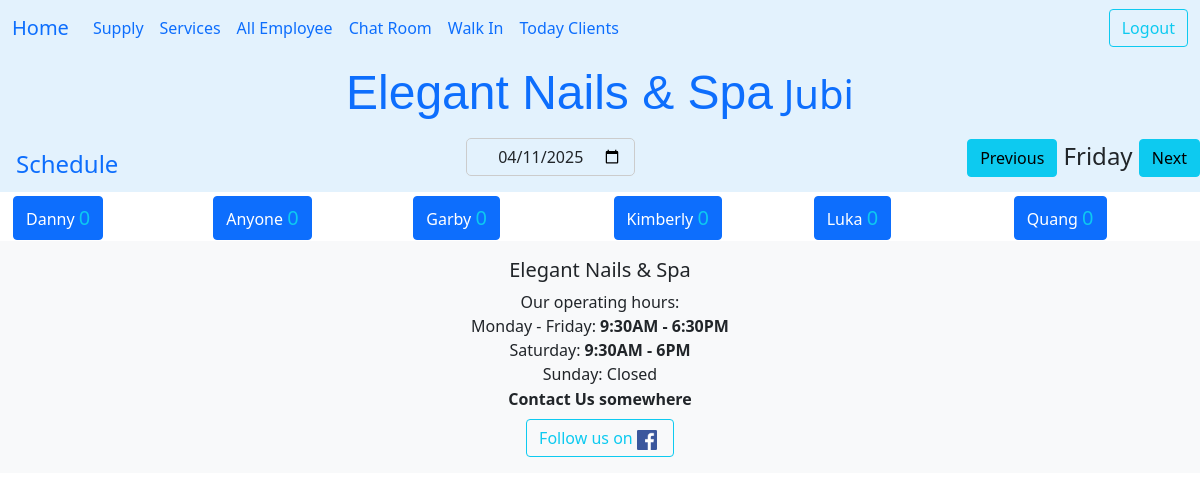
The page /dathen/all/ (signed in) on the database its author committed.
### ledger/models.py (models this page shows, shortened)
class Technician(models.Model):
    name = models.CharField(max_length=25)
    phone = PhoneNumberField()
    email = models.EmailField(max_length=40, null=True, blank=True)
    owner = models.ForeignKey(settings.AUTH_USER_MODEL, on_delete=models.DO_NOTHING)
    start_work_at = models.TimeField()
    end_work = models.TimeField()
    isWork = models.BooleanField(default=False)
    picture = models.ImageField(upload_to='tech_pictures/', null=True, editable=True)
    services = models.ManyToManyField("Service", blank=True, related_name="tech")
    time_come_in = models.DateTimeField(null=True)
    work_days = models.CharField(max_length=7, default="1111110", help_text="MTWTFSS: 1 for work, 0 for off")
    vacation_start = models.DateField(null=True, blank=True, help_text="Start vacation")
    vacation_end = models.DateField(null=True, blank=True, help_text="End vacation, back work!")
    date_go_work = models.DateField(null=True, blank=True)
    history = HistoricalRecords()
    def is_on_vacation(self, check_date):
        if self.vacation_start and self.vacation_end:
            return self.vacation_start <= check_date <= self.vacation_end
        return False
    class Meta:
        unique_together = ('name','phone',)
        ordering = ['name']
    def get_today_clients(self):
        hnay = self.get_khachVisit().filter(day_comes=datetime.date.today()) #.exclude(status=Khach.Status.cancel)
        return hnay.order_by('time_at')
    def get_khachVisit(self):
        return self.khachvisits.all()
    def get_services_today(self):
        now = datetime.datetime.now()
        clients = self.get_today_clients().filter(time_at__lte=now)
        all_ser = []
        for client in clients:
            all_ser.extend(client.get_services())
        return len(all_ser)

### datHen/views.py (the view)
# urls.py: path('all/', views.DatHenView.as_view(), name='listHen' ),
class DatHenView(LoginRequiredMixin,View):
    template_name = 'datHen/dathenview.html'
    def get(self, request):
        date_str = request.GET.get('date')
        if date_str:
            try:
                selected_date = timezone.datetime.strptime(date_str, '%Y-%m-%d').date()
            except ValueError:
                selected_date = timezone.now().date()
        else:
            selected_date = timezone.now().date()
        form = DatePickerInput(initial={'date': selected_date})
        prev_day = selected_date - timedelta(days=1)
        next_day = selected_date + timedelta(days=1)
        all_tech = Technician.objects.filter(owner=request.user)
        context = {
            'allTech' : all_tech,
            'selected_date': selected_date,
            'prev_day' : prev_day,
            'next_day' : next_day,
            'form': form,
        }
        for tech in all_tech:
            tech.on_vacation = tech.is_on_vacation(check_date=selected_date)
            tech.clients = tech.get_khachVisit().filter(day_comes=selected_date).order_by('time_at')
        return render(request, self.template_name, context)

### datHen/forms.py
class DatePickerInput(forms.Form):
    date = forms.DateField(
        widget=ChonNgay(),
        label=""
        )

### datHen/templates/datHen/dathenview.html (shortened to what this page needs)
{% extends 'base.html' %}
{% load crispy_forms_tags %}
{% load humanize %}
{% load static %}
{% block nutChinh %}
        <div class="d-flex flex-row">
            <div class="nav-item">
                <a class="nav-link" href="{% url 'datHen:schedule_user' %}"><span>Schedule</span></a>
            </div>
        </div>
{% endblock nutChinh %}
{% block time %}
    <div class="d-grid gap-2 d-md-flex justify-content-md-end">
        {{ form.date | as_crispy_field }}
    </div>
{% endblock time %}
{% block nutPhu %}
    <div class="date-navigation">
        <a href="?date={{ prev_day|date:'Y-m-d' }}" class="btn btn-info">Previous</a>
            <span class="current-date">{{ selected_date|date:'l' }}</span>
        <a href="?date={{ next_day|date:'Y-m-d' }}" class="btn btn-info">Next</a>
    </div>
{% endblock nutPhu %}
{% block heading %}
<link rel="stylesheet" href="{% static 'css/dathenview.css' %}">
{% endblock heading %}
{% block content %}
<div class="container_tech">
    {% for tech in allTech %}
    <div class="col-md-2 align-text-top" id="tech">
        <span class="fs-3">
            <a href="{% url 'ledger:vacation' tech.id %}" class="btn {% if tech.on_vacation %}btn-secondary{% else %}btn-primary{% endif %}" role="button" > {{ tech.name | title }}
                <span class="text-info fs-5">
                    {{ tech.get_services_today }}
                </span>{% if tech.on_vacation %}Off{% endif %}
            </a>
        </span>
    </div>
    {%endfor%}
</div>
{% endblock content %}
{% block footer %}
    <strong>Contact Us somewhere</strong>
{% endblock footer %}

### ledger/templates/base.html (shortened to what this page needs)
<!DOCTYPE html>
{% load static %}
<html lang="en">
<head>
    <link href="https://cdn.jsdelivr.net/npm/bootstrap@5.0.2/dist/css/bootstrap.min.css" rel="stylesheet">
    <link rel="stylesheet" href="{% static 'css/homepage.css' %}">
    <link rel="stylesheet" href="https://cdn.jsdelivr.net/npm/bootstrap-icons@1.11.3/font/bootstrap-icons.css">
</head>
<body>
    <nav class="navbar navbar-expand-lg" style="background-color: #e3f2fd;">
        <div class="container-fluid">
            <a class="navbar-brand" href="{% url 'ledger:index' %}">Home</a>
            <div class="collapse navbar-collapse" id="navbarSupportedContent">
                <ul class="navbar-nav me-auto mb-2 mb-lg-0">
                    {% if user.is_authenticated %}
                        <li class="nav-item">
                            <a class="nav-link" href="{% url 'ledger:all_supplies' %}">Supply</a>
                        </li>
                        <li class="nav-item">
                            <a class="nav-link" href="{% url 'ledger:services' %}">Services</a>
                        </li>
                        <li class="nav-item">
                            <a class="nav-link active" aria-current="page" href="{% url 'ledger:all_employee' %}">All Employee</a>
                        </li>
                        <li class="nav-item">
                            <a class="nav-link" href="{% url 'ledger:user_chat_room' %}">Chat Room</a>
                        </li>
                        <li class="nav-item">
                            <a class="nav-link" href="{% url 'ledger:walkin' %}">Walk In</a>
                        </li>
                        <li class="nav-item">
                            <a class="nav-link" href="{% url 'datHen:listHen' %}">Today Clients</a>
                        </li>
                    {% endif %}
                </ul>
                <div class="auth-buttons">
                    {% if user.is_authenticated %}
                        <form id="logout-form" method="post" action="{% url 'logout' %}" class="d-inline">
                            <button class="btn btn-outline-info" type="submit">Logout</button>
                        </form>
                    {% else %}
                        <a class="btn btn-outline-info" href="{% url 'login' %}">Login</a>
                    {% endif %}
                </div>
            </div>
        </div>
    </nav>
    <nav class="nav justify-content-center fs-4" style="background-color: #e3f2fd;">
        <h1 class="nav-link"><span class="cursive-text display-5">Elegant Nails & Spa</span> {{ user.username| title }}</h1>
    </nav>
    <nav class="nav d-flex justify-content-center fs-4" style="background-color: #e3f2fd;">
        <span class="me-auto">
            {% block nutChinh %}
            {% endblock nutChinh %}
        </span>
        <span class="mx-auto">
            {% block time %}{% endblock time %}
        </span>
        <span class="ms-auto">
            {% block nutPhu %}   {% endblock nutPhu %}
        </span>
    </nav>
        {% block heading %}
        {% endblock heading %}
    <div class="container-fluid">
        {% block content %}
        {% endblock content %}
    </div>
    <footer class="footer bg-light text-center py-3">
        <div class="card-body">
            <h5 class="card-title">Elegant Nails & Spa</h5>
            <p class="card-text">
                Our operating hours:<br>
                Monday - Friday: <strong>9:30AM - 6:30PM</strong><br>
                Saturday: <strong>9:30AM - 6PM</strong><br>
                Sunday: Closed
            </p>
        </div>
        <div class="text-center">
        {% block footer %}
        {% endblock footer %}
        </div>
        <a class="btn btn-outline-info mt-2" href="https://www.facebook.com/quang.hu.10" role="button">
            Follow us on
            <img src="{% static 'ledger/images/Facebook.png' %}" alt="Facebook logo" width="20" height="20" class="me-1">
        </a>
    </footer>
</body>
</html>

### ledger/static/css/homepage.css (style rules this page uses)
.cursive-text { font-family: 'cursive', sans-serif; }

### ledger/static/css/dathenview.css (style rules this page uses)
div.container_tech { height: auto; text-align: top; overflow: auto; white-space: nowrap; }
div.container_tech #tech { display: inline-block; text-align: top; padding: 1px; text-decoration: none; }
div.card-body { padding: 1px; text-align: center; overflow: auto; white-space: nowrap; }
div #id_date { border: 1px solid #ccc; border-radius: 5px; background-color: inherit; text-align: center; overflow: auto; white-space: nowrap; }

### ledger/templates/base.html (style rules this page uses)
.navbar .auth-buttons { margin-left: auto; }

### rows shown on the page
Technician: name "Danny", get_services_today "0"
Technician: name "Anyone", get_services_today "0"
Technician: name "Garby", get_services_today "0"
Technician: name "Kimberly", get_services_today "0"
Technician: name "Luka", get_services_today "0"
Technician: name "Quang", get_services_today "0"

### other values the page prints
{{ user.username| title }} "Jubi"
